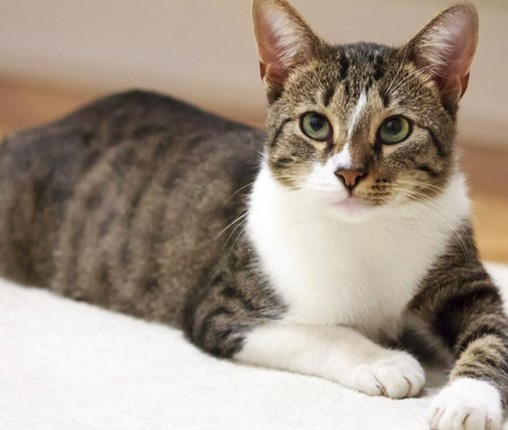
#> input picture Custom/Image/Dongsan/실습/cat.jpg, 508 x 430 px
$ jupyter execute '0_동산고 이미지 데이터 실습_.ipynb'   (shell and % lines are left out)
#> lines starting #> are read from the running program, lines starting #| are printed output that depends on the picture; after the words box and inside, x2 and y2 are one past the last pixel; in counts of white or black regions, pixels touching at a corner belong together
[cell 1]
import cv2
import matplotlib.pyplot as plt

image = cv2.imread('cat.jpg', cv2.IMREAD_COLOR)
#> image is the input picture: shape (430, 508, 3); mean B, G, R 136.7, 150.1, 163.8

plt.imshow(image) ## opencv에서는 BGR 형식으로 되어있음
plt.show()

rgb_image = cv2.cvtColor(image, cv2.COLOR_BGR2RGB) ## BGR -> RGB
plt.imshow(rgb_image)
plt.show()

gray_image = cv2.cvtColor(image, cv2.COLOR_BGR2GRAY) ## BGR -> GRAY
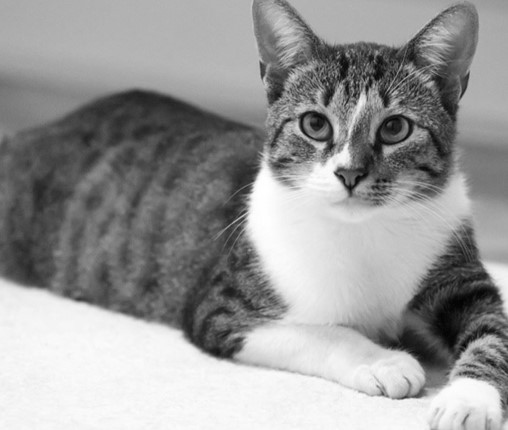
#> gray_image: shape (430, 508); min 2, max 255, mean 152.7

plt.imshow(gray_image)
plt.show()
plt.imshow(cv2.cvtColor(gray_image, cv2.COLOR_GRAY2RGB))
plt.show()

[cell 2]
print(image.shape) ## image shape 확인 (세로, 가로, RGB)
#| (430, 508, 3)
print(image.size)
#| 655320

[cell 3]
px = image[0:250,200:500] ## 이미지 객체의 특정 픽셀을 가르킴
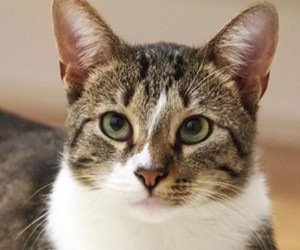
#> px: shape (250, 300, 3); mean B, G, R 118.4, 137.4, 156.2
plt.imshow(cv2.cvtColor(px, cv2.COLOR_BGR2RGB))
plt.show()
# print(px)

[cell 4]
plt.imshow(image)

[cell 5]
import time

## 특정 픽셀 이미지 변환
""" 변환 방식 (1) """
start_time = time.time()
temp = image.copy()
for i in range(0, 100):
    for j in range(0, 100):
        temp[i, j] = [0, 0, 0]
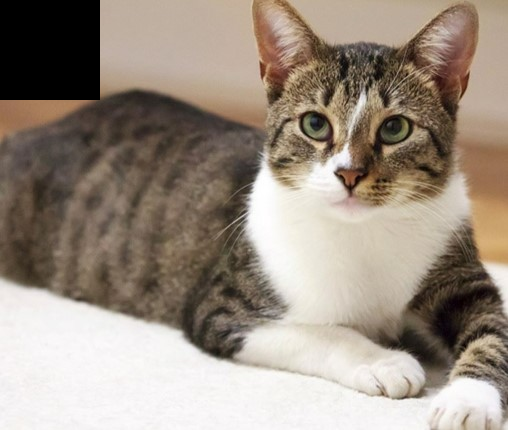
#> temp: shape (430, 508, 3); 4.58% of pixels changed, all inside (x1, y1, x2, y2) = (0, 0, 100, 100)
print("--- %s seconds ---" % (time.time() - start_time))
plt.imshow(cv2.cvtColor(temp, cv2.COLOR_BGR2RGB))
plt.show()

""" 변환 방식 (2) """
start_time = time.time()
temp = image.copy()
temp[0:100, 0:100] = [0, 0, 0]
print("--- %s seconds ---" % (time.time() - start_time))
plt.imshow(cv2.cvtColor(temp, cv2.COLOR_BGR2RGB))
plt.show()

""" 변환 방식 (3) -- 붙여넣기 """
temp = image.copy()
# Numpy Slicing: ROI 처리 가능
roi = temp[110:140, 300:330]
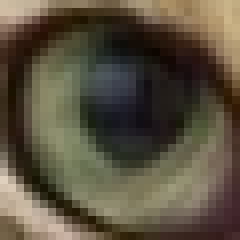
#> roi: shape (30, 30, 3) (shown 8 times larger); mean B, G, R 64.1, 80.9, 89.6
# ROI 단위로 이미지 복사하기
temp[70:100, 340:370] = roi
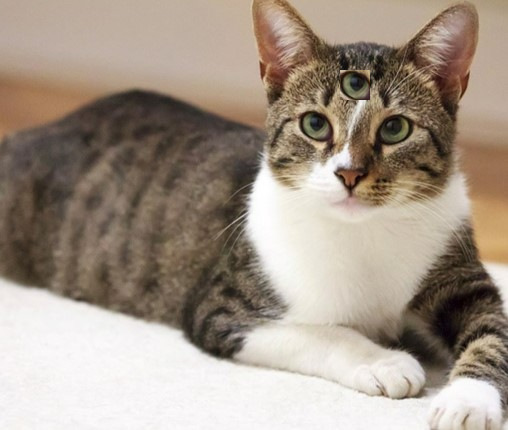
#> temp: shape (430, 508, 3); 0.41% of pixels changed, all inside (x1, y1, x2, y2) = (340, 70, 370, 100)
plt.imshow(cv2.cvtColor(temp, cv2.COLOR_BGR2RGB))
plt.show()

""" 변환반식 (4) -- 색 변환 """
# temp[:, :, 2] = 0 ## BGR 에서 Index가 2인(python은 0부터 시작) Red에 대해 모두 0으로 변환
# plt.imshow(cv2.cvtColor(temp, cv2.COLOR_BGR2RGB))
# plt.show()
